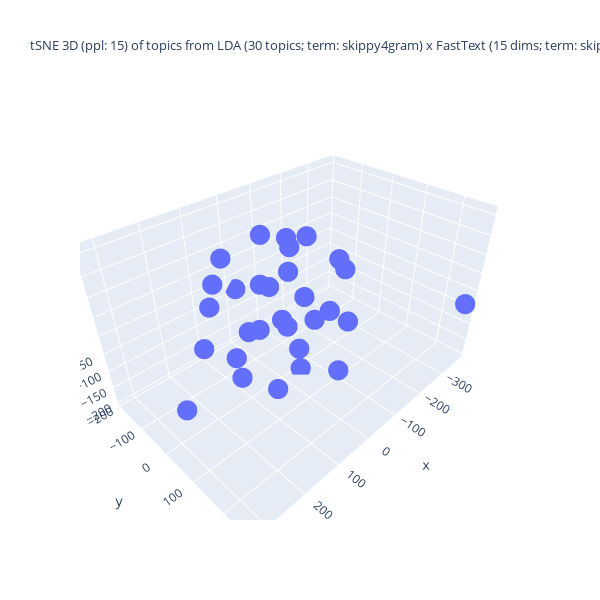

Source (notebook cell):
### Code cell
%%capture --no-display
## Plotlyを使って tSNE の結果の可視化 (3D)
import numpy as np
import plotly.graph_objects as go
## 変数の指定
d1, d2, d3 = topic_tsne_3d[:,0], topic_tsne_3d[:,1], topic_tsne_3d[:,2]
fig = go.Figure(data = [go.Scatter3d(x = d1, y = d2, z = d3,
                                     mode = 'markers', marker = dict(size = 7)) ])
## 3D 散布図にラベルを追加する処理は未実装
if use_FastText:
    if use_LDA:
        title_val = f"tSNE 3D (ppl: {top_perplexity_val}) of topics from LDA ({n_topics} topics; term: {lda_term_type}) x FastText ({ft_n_dims} dims; term: {ft_term_type}; window: {ft_window_size})"
    else:
        title_val = f"tSNE 3D (ppl: {top_perplexity_val}) of dims under FastText ({n_topics} dims)"
else:
    title_val = f"tSNE 3D (ppl: {top_perplexity_val}) of topics from LDA ({n_topics} topics; term: {lda_term_type})"
#
fig.update_layout(title = dict(text = title_val, font_size = 13),
                  autosize = False, width = 600, height = 600,)
fig.show()

### Figure 1 — Plotly figure (JSON) as saved in the notebook; plotly's stock layout.template omitted (floating-point values rounded to 4 significant figures)
{"data": [{"marker": {"size": 7}, "mode": "markers", "type": "scatter3d", "x": [141.2, 181.6, -63.71, 16.56, -171.4, -12.19, -75.78, 67.45, -0.9598, -90.5, 48.85, -48.67, -113.0, -88.32, 182.9, -81.05, 26.29, -132.8, -3.253, 318.9, -185.8, 106.9, 109.3, -375.8, 42.33, -18.9, 103.8, -2.329, 107.5, -271.0], "y": [-50.5, 67.13, -32.75, 42.67, 3.165, 50.49, 4.353, 4.878, 108.7, 112.3, 21.8, 18.95, 111.1, -90.0, -48.63, -154.5, -88.35, -111.1, -70.73, 85.97, 14.11, 138.3, 107.7, 266.1, -154.2, -189.9, -130.9, 181.0, -20.4, -179.9], "z": [111.6, 7.456, 128.2, 207.9, -84.84, -90.86, 4.034, -16.43, 30.01, 119.7, 96.71, -195.4, -32.09, -118.9, -36.01, 109.3, -96.27, 0.9024, 37.68, -25.66, 67.02, 85.29, -99.55, -35.04, 92.5, -36.32, -4.73, -69.73, -151.8, 28.09]}], "layout": {"autosize": false, "height": 600, "title": {"font": {"size": 13}, "text": "tSNE 3D (ppl: 15) of topics from LDA (30 topics; term: skippy4gram) x FastText (15 dims; term: skippy4gram; window: 5)"}, "width": 600}}
